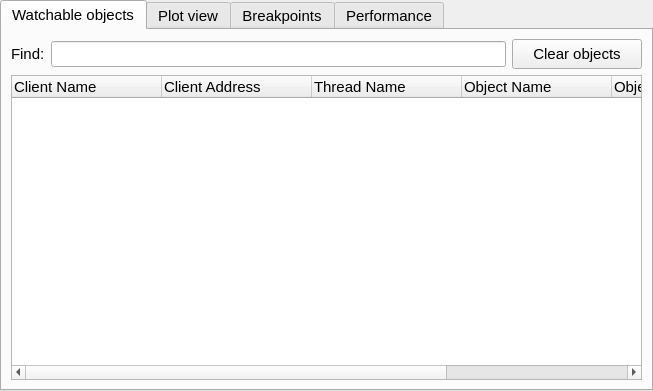
<?xml version="1.0" encoding="UTF-8"?>
<ui version="4.0">
 <class>TelemetryTabWidget</class>
 <widget class="QTabWidget" name="TelemetryTabWidget">
  <property name="geometry">
   <rect>
    <x>0</x>
    <y>0</y>
    <width>653</width>
    <height>391</height>
   </rect>
  </property>
  <property name="font">
   <font>
    <pointsize>11</pointsize>
   </font>
  </property>
  <property name="windowTitle">
   <string>TabWidget</string>
  </property>
  <property name="currentIndex">
   <number>0</number>
  </property>
  <widget class="QWidget" name="watchableTab">
   <property name="font">
    <font>
     <pointsize>11</pointsize>
    </font>
   </property>
   <attribute name="title">
    <string>Watchable objects</string>
   </attribute>
   <layout class="QVBoxLayout" name="verticalLayout">
    <item>
     <layout class="QHBoxLayout" name="horizontalLayout">
      <item>
       <widget class="QLabel" name="label">
        <property name="text">
         <string>Find:</string>
        </property>
       </widget>
      </item>
      <item>
       <widget class="QLineEdit" name="lineEdit"/>
      </item>
      <item>
       <widget class="QPushButton" name="buttonClear">
        <property name="minimumSize">
         <size>
          <width>130</width>
          <height>30</height>
         </size>
        </property>
        <property name="maximumSize">
         <size>
          <width>130</width>
          <height>30</height>
         </size>
        </property>
        <property name="text">
         <string>Clear objects</string>
        </property>
        <property name="icon">
         <iconset resource="../../resources.qrc">
          <normaloff>:/Icons/Icons/delete81.png</normaloff>:/Icons/Icons/delete81.png</iconset>
        </property>
       </widget>
      </item>
     </layout>
    </item>
    <item>
     <widget class="QTreeWidget" name="treeWidget">
      <attribute name="headerDefaultSectionSize">
       <number>150</number>
      </attribute>
      <attribute name="headerMinimumSectionSize">
       <number>100</number>
      </attribute>
      <column>
       <property name="text">
        <string>Client Name</string>
       </property>
      </column>
      <column>
       <property name="text">
        <string>Client Address</string>
       </property>
      </column>
      <column>
       <property name="text">
        <string>Thread Name</string>
       </property>
      </column>
      <column>
       <property name="text">
        <string>Object Name</string>
       </property>
      </column>
      <column>
       <property name="text">
        <string>Object Type</string>
       </property>
      </column>
      <column>
       <property name="text">
        <string>Object Value</string>
       </property>
      </column>
     </widget>
    </item>
   </layout>
  </widget>
  <widget class="QWidget" name="plotTab">
   <attribute name="title">
    <string>Plot view</string>
   </attribute>
  </widget>
  <widget class="QWidget" name="breakpointsTab">
   <attribute name="title">
    <string>Breakpoints</string>
   </attribute>
  </widget>
  <widget class="QWidget" name="performanceTab">
   <attribute name="title">
    <string>Performance</string>
   </attribute>
  </widget>
 </widget>
 <resources>
  <include location="../../resources.qrc"/>
 </resources>
 <connections/>
</ui>
